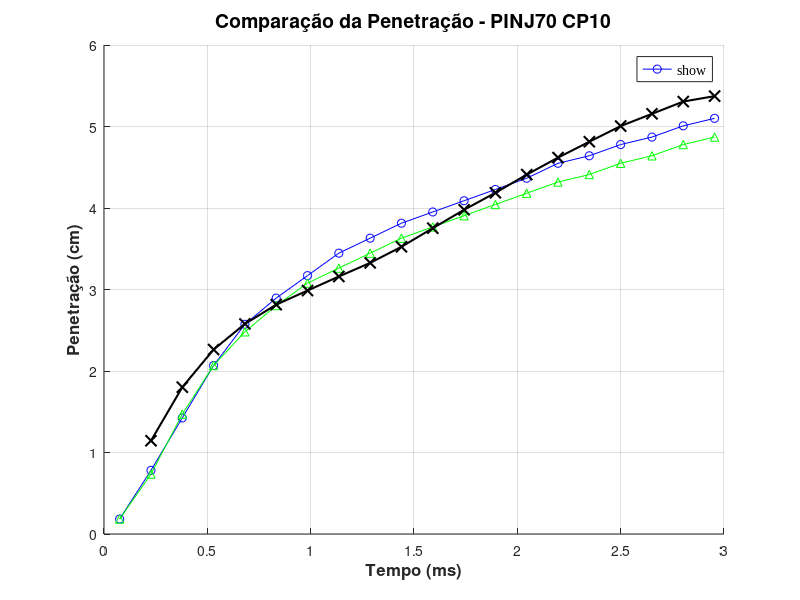
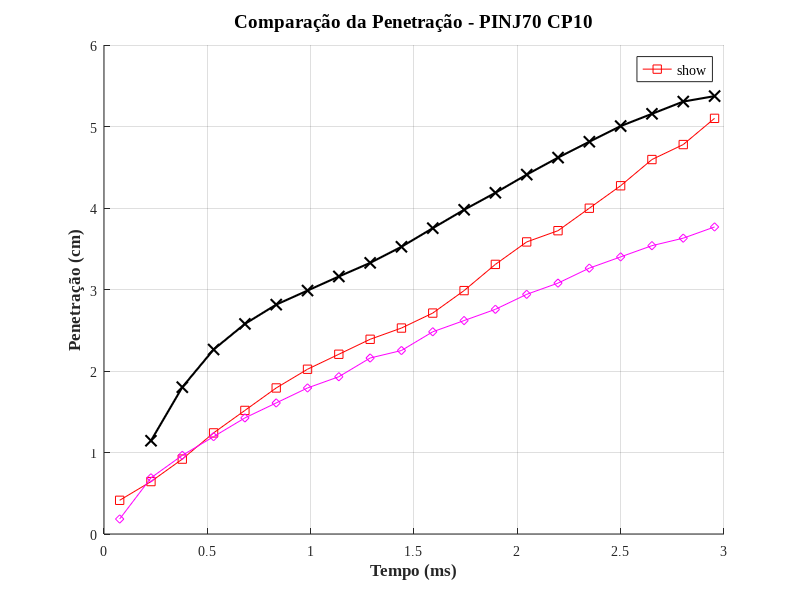
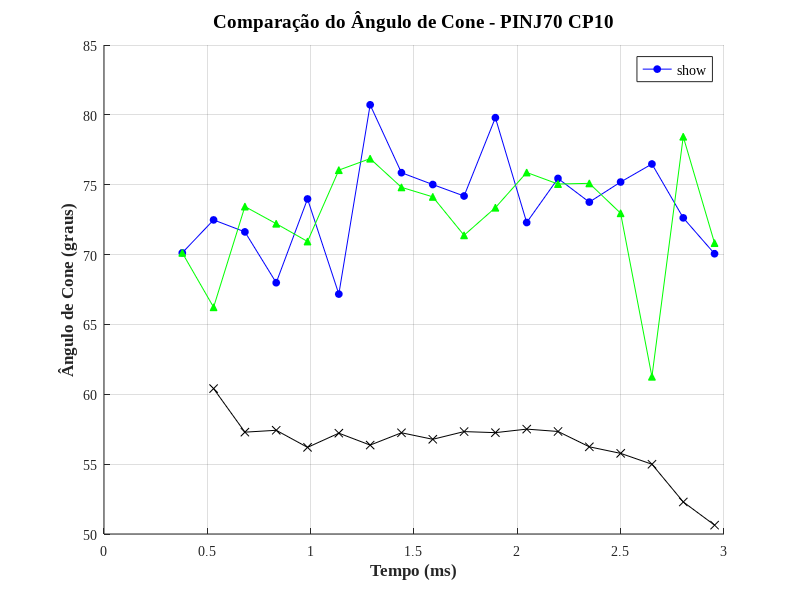
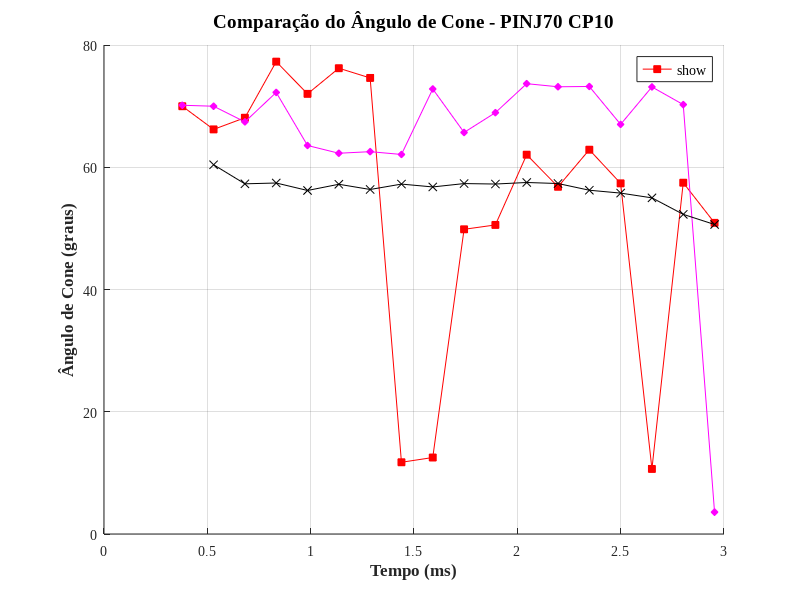

Reproduce these figures in MATLAB, in order.
clear all
close all
clc

% Carrega os resultados das simulações
load resultados_diretoriosCP.mat

% 1. Seleção da pressão
pressao_desejada = 'PINJ70 CP10'; % Pode ser 'PINJ70_CP10' ou 'PINJ70_CP20' 

% Dados experimentais comuns
tempo_angcone_experimental = [0.53030303 0.681818182 0.833333333 0.984848485 1.136363636 1.287878788 1.439393939 1.590909091 1.742424242 1.893939394 2.045454545 2.196969697 2.348484848 2.5 2.651515152 2.803030303 2.954545455];

angcone_exp_70bar_CP10 = [60.40797702 57.28939431 57.42359463 56.20157113 57.21686184 56.36381828 57.24543047 56.77902079 57.32963287 57.25449864 57.50722829 57.33808083 56.24051326 55.77112049 54.99264519 52.29275949 50.63295054];
                 
angcone_exp_70bar_CP20 = [59.5508008 55.82399978 57.87150746 56.20929623 54.40844949 53.812804 53.9821967 54.85119179 53.26938904 53.38844138 53.46094375 51.34240737 53.54660769 52.98295251 53.52043396 51.59437644 46.29081567];
                 
% 2. Configura os índices para cada modelo e seleciona dados experimentais
switch pressao_desejada
    case 'PINJ70 CP10'
        idx_KHRT_Blob = 1;   
        idx_LISA_TAB = 3;   
        idx_KHRT_RR = 5;     
        idx_TAB_RR = 7; 
        countp=2;
        penetracao_exp = [1.144145649 1.801124659 2.263237014 2.577807472 2.814431268 2.987027448 3.159623629 3.326652191 3.524302656 3.752575024 3.978063582 4.186849285 4.409554034 4.618339736 4.813206392 5.005289238 5.155614943 5.305940649 5.372752074];
        angcone_exp = angcone_exp_70bar_CP10;
    case 'PINJ70 CP20'
        idx_KHRT_Blob = 2;   
        idx_LISA_TAB = 4;   
        idx_KHRT_RR = 6;     
        idx_TAB_RR = 8;
        countp=3;
        penetracao_exp = [0.675315443 1.23306585 1.654112726 1.922051647 2.121638802 2.261076404 2.408716217 2.539951607 2.698527703 2.878976364 3.032084319 3.209798909 3.382045358 3.540621454 3.666388703 3.800358163 3.931593553 4.098371861 4.243277604];
        angcone_exp = angcone_exp_70bar_CP20;
  
    otherwise
        error('Pressão desconhecida. Use PINJ70_CP10 ou PINJ70_CP20');
end

% 3. Obter os dados das simulações para todos os modelos
dados_KHRT_Blob = diretorios{idx_KHRT_Blob}.resultados;
dados_LISA_TAB = diretorios{idx_LISA_TAB}.resultados;
dados_KHRT_RR = diretorios{idx_KHRT_RR}.resultados;
dados_TAB_RR = diretorios{idx_TAB_RR}.resultados;

% Extrai Tempo (usando apenas um modelo, já que são iguais)
tempo = dados_KHRT_Blob.Tempo;
tempo_angulo_sim = dados_KHRT_Blob.Tempoangulo;

% Extrai Penetração (S_sim) para todos os modelos
S_KHRT_Blob = dados_KHRT_Blob.S_sim(1, :);
S_LISA_TAB = dados_LISA_TAB.S_sim(1, :);
S_KHRT_RR = dados_KHRT_RR.S_sim(1, :);
S_TAB_RR = dados_TAB_RR.S_sim(1, :);

% Extrai Ângulo de Cone para todos os modelos
angcone_KHRT_Blob = dados_KHRT_Blob.angulo_sim;
angcone_LISA_TAB = dados_LISA_TAB.angulo_sim;
angcone_KHRT_RR = dados_KHRT_RR.angulo_sim;
angcone_TAB_RR = dados_TAB_RR.angulo_sim;

angcone_KHRT_Blob([1]) = [70.12524];
angcone_KHRT_RR([1]) = [70.12524];
angcone_LISA_TAB([1 2 3]) = [69.9842 66.19434 68.09729];
angcone_TAB_RR([1 2 3 4 11 17]) = [70.142178 69.9842 67.4243 72.2414 68.9289 70.2498];


% Remover outliers do modelo LISA TAB (primeiro e segundo ponto dos 18)
angcone_LISA_TAB_sem_outliers = angcone_LISA_TAB;
angcone_LISA_TAB_sem_outliers(1:2) = []; % Remove os dois primeiros pontos

% Remover outliers do modelo TAB (primeiro, segundo e último)
angcone_TAB_RR_sem_outliers = angcone_TAB_RR;
angcone_TAB_RR_sem_outliers([1 2 end]) = []; % Remove primeiro, segundo e último pontos

% Remover outliers do modelo KHRT-Blob (o primeiro)
angcone_KHRT_Blob_sem_outliers = angcone_KHRT_Blob;
angcone_KHRT_Blob_sem_outliers(1) = []; % Remove o primeiro ponto

% Dados experimentais de tempo
tempo_exp = [0.227272727 0.378787879 0.53030303 0.681818182 0.833333333 0.984848485 1.136363636 1.287878788 1.439393939 1.590909091 1.742424242 1.893939394 2.045454545 2.196969697 2.348484848 2.5 2.651515152 2.803030303 2.954545455];

%% Gráfico de Penetração KHRT
figure;
hold on;
grid on;

% Plot dos modelos
plot(tempo, S_KHRT_Blob, 'b-o', 'LineWidth', 0.3, 'MarkerSize', 6, 'DisplayName', 'KHRT\_Blob');
plot(tempo, S_KHRT_RR, 'g-^', 'LineWidth', 0.3, 'MarkerSize', 6, 'DisplayName', 'KHRT\_RR');    % Alterado para triângulos verdes

% Plot dos dados experimentais
plot(tempo_exp, penetracao_exp, 'k-x', 'LineWidth', 1.5, 'MarkerSize', 8, 'DisplayName', 'Experimental'); % Alterado para 'x' pretos

% Configurações do gráfico
set(groot, 'DefaultAxesFontName', 'Times New Roman');  
set(groot, 'DefaultTextFontName', 'Times New Roman');  
xlabel('Tempo (ms)', 'FontSize', 12, 'FontWeight', 'bold');  
ylabel('Penetração (cm)', 'FontSize', 12, 'FontWeight', 'bold');  
title(['Comparação da Penetração - ' pressao_desejada], 'FontSize', 14, 'FontWeight', 'bold');
legend('show', 'Location', 'best', 'FontSize', 10, 'Box', 'off'); 
hold off;

%% Gráfico de Penetração LISA E TAB
figure;
hold on;
grid on;

% Plot dos modelos
plot(tempo, S_LISA_TAB, 'r-s', 'LineWidth', 0.3, 'MarkerSize', 6, 'DisplayName', 'LISA\_TAB');  % Alterado para quadrados vermelhos
plot(tempo, S_TAB_RR, 'm-d', 'LineWidth', 0.3, 'MarkerSize', 6, 'DisplayName', 'TAB\_RR');      % Alterado para losangos magenta

% Plot dos dados experimentais
plot(tempo_exp, penetracao_exp, 'k-x', 'LineWidth', 1.5, 'MarkerSize', 8, 'DisplayName', 'Experimental'); % Alterado para 'x' pretos

% Configurações do gráfico
set(groot, 'DefaultAxesFontName', 'Times New Roman');  
set(groot, 'DefaultTextFontName', 'Times New Roman');  
xlabel('Tempo (ms)', 'FontSize', 12, 'FontWeight', 'bold');  
ylabel('Penetração (cm)', 'FontSize', 12, 'FontWeight', 'bold');  
title(['Comparação da Penetração - ' pressao_desejada], 'FontSize', 14, 'FontWeight', 'bold');
legend('show', 'Location', 'best', 'FontSize', 10, 'Box', 'off'); 
hold off;

%% Gráfico de Ângulo de Cone KHRT
figure;
hold on;
grid on;

% Plot dos modelos com cores e marcadores distintos
plot(tempo_angulo_sim, angcone_KHRT_Blob, 'b-o', 'MarkerSize', 5, ...
    'MarkerFaceColor', 'b', 'DisplayName', 'KHRT\_Blob', 'LineWidth', 0.3);

plot(tempo_angulo_sim, angcone_KHRT_RR, 'g-^', 'MarkerSize', 5, ...
    'MarkerFaceColor', 'g', 'DisplayName', 'KHRT\_RR', 'LineWidth', 0.3);

% Plot dos dados experimentais (preto com marcador 'x')
plot(tempo_angcone_experimental, angcone_exp, 'k-x', 'MarkerSize', 6, ...
    'MarkerFaceColor', 'k', 'DisplayName', 'Experimental', 'LineWidth', 0.3);

% Configurações do gráfico
set(groot, 'DefaultAxesFontName', 'Times New Roman');
set(groot, 'DefaultTextFontName', 'Times New Roman');
xlabel('Tempo (ms)', 'FontSize', 12, 'FontWeight', 'bold');
ylabel('Ângulo de Cone (graus)', 'FontSize', 12, 'FontWeight', 'bold');
title(['Comparação do Ângulo de Cone - ' pressao_desejada], ...
      'FontSize', 14, 'FontWeight', 'bold');
legend('show', 'Location', 'best', 'FontSize', 10, 'Box', 'off');
hold off;

%% Gráfico de Ângulo de Cone LISA E TAB
figure;
hold on;
grid on;

% Plot dos modelos com cores e marcadores distintos
plot(tempo_angulo_sim, angcone_LISA_TAB, 'r-s', 'MarkerSize', 5, ...
    'MarkerFaceColor', 'r', 'DisplayName', 'LISA\_TAB', 'LineWidth', 0.3);

plot(tempo_angulo_sim, angcone_TAB_RR, 'm-d', 'MarkerSize', 5, ...
    'MarkerFaceColor', 'm', 'DisplayName', 'TAB\_RR', 'LineWidth', 0.3);

% Plot dos dados experimentais (preto com marcador 'x')
plot(tempo_angcone_experimental, angcone_exp, 'k-x', 'MarkerSize', 6, ...
    'MarkerFaceColor', 'k', 'DisplayName', 'Experimental', 'LineWidth', 0.3);

% Configurações do gráfico
set(groot, 'DefaultAxesFontName', 'Times New Roman');
set(groot, 'DefaultTextFontName', 'Times New Roman');
xlabel('Tempo (ms)', 'FontSize', 12, 'FontWeight', 'bold');
ylabel('Ângulo de Cone (graus)', 'FontSize', 12, 'FontWeight', 'bold');
title(['Comparação do Ângulo de Cone - ' pressao_desejada], ...
      'FontSize', 14, 'FontWeight', 'bold');
legend('show', 'Location', 'best', 'FontSize', 10, 'Box', 'off');
hold off;

%% Angulo de cone

% Remover outliers dos dados experimentais (se necessário)
% angcone_exp_sem_outliers = angcone_exp; % caso não precise remover outliers experimentais



% Dados de exemplo (substitua com seus valores)
angulo_exp_medio = mean(angcone_exp);       % Ângulo experimental médio
limite_inf_exp = angulo_exp_medio + angulo_exp_medio*0.05;          % Limite inferior experimental
limite_sup_exp = angulo_exp_medio - angulo_exp_medio*0.05;          % Limite superior experimental

% Calcular médias sem outliers
medialisa = mean(angcone_LISA_TAB_sem_outliers);
mediakhrtrr = mean(angcone_KHRT_RR);       % KHRT-RR não tem outliers a remover?
mediakhrtblob = mean(angcone_KHRT_Blob_sem_outliers);
mediatab = mean(angcone_TAB_RR_sem_outliers);

angulos_modelos = [medialisa, mediakhrtrr, mediakhrtblob, mediatab];  % Valores dos modelos
nomes_modelos = {'LISA-TAB', 'KHRT-RR', 'KHRT-Blob', 'TAB-RR'};

% Criar figura
figure;
hold on;
ylim([45, 80]); 
% 1. Área de incerteza experimental
fill([0, 5, 5, 0], [limite_inf_exp, limite_inf_exp, limite_sup_exp, limite_sup_exp], ...
    'r', 'FaceAlpha', 0.1, 'EdgeColor', 'none');

% 2. Linha tracejada do valor experimental médio
plot([0, 5], [angulo_exp_medio, angulo_exp_medio], 'r--', 'LineWidth', 1.5);

% 3. Pontos para cada modelo
for i = 1:length(angulos_modelos)
    plot(i, angulos_modelos(i), 'o', 'MarkerSize', 10, 'MarkerFaceColor', 'b', 'MarkerEdgeColor', 'k');
end

% Ajustes estéticos
set(gca, 'XTick', 1:4, 'XTickLabel', nomes_modelos, 'XTickLabelRotation', 45);
ylabel('Ângulo de Cone (°)');
grid on;
